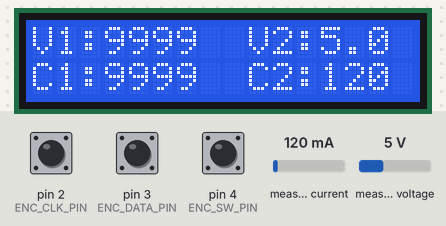
A sketch run on a simulated Arduino Uno, built with avr-gcc and run on an emulated ATmega328P. Parts: 16×2 character LCD. Inputs (shaded band) come from the test bench; at power-on: pin 4 (ENC_SW_PIN) HIGH, pin 2 (ENC_CLK_PIN) HIGH, pin 3 (ENC_DATA_PIN) HIGH, measured current 120 mA, measured voltage 5 V. What the sketch prints to the serial monitor is not drawn.

Above: at 1.7 s.
1.8 s: pin 4 (ENC_SW_PIN) pulled LOW for 0.15 s
At 2.9 s:
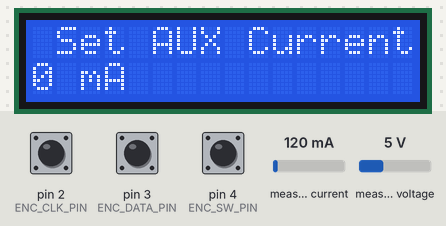
3.4 s: pin 2 (ENC_CLK_PIN) pulled LOW for 0.15 s
At 4.4 s:
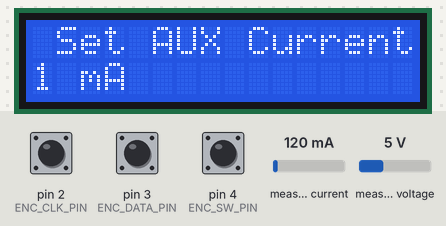
5.4 s: pin 2 (ENC_CLK_PIN) pulled LOW for 1 s
At 7.5 s:
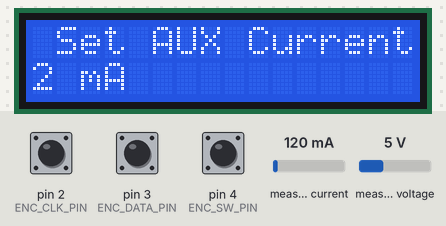
Timing chart, 0 to 9.0 s (numbered marks = the images above; inputs shaded):
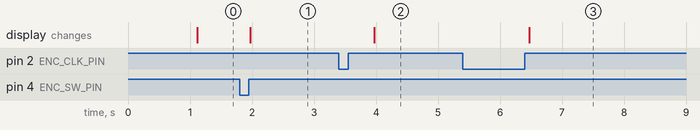

The sketch:

aux_supply_test.ino
```cpp
#include <Wire.h>
#include <LiquidCrystal_I2C.h>
#include <Adafruit_INA219.h>
#include <Adafruit_MCP4725.h>

#define ENC_DATA_PIN       3
#define ENC_CLK_PIN        2
#define ENC_SW_PIN         4
#define MIN_Current           0
#define MAX_Current         3000
#define PRESS_TIME_SHORT   20 // [ms] short press
#define PRESS_TIME_LONG  200 // [ms] long  press
#define PRESS_TIME_VERY_LONG  2000 // [ms] long  press
#define ROTARY_FAST        10 // [ms] rotary speed fast
#define ROTARY_SLOW       200 // [ms] rotary speed slow
#define INCREMENT_SLOW      1
#define INCREMENT_FAST     10

//#define DAC_RESOLUTION    (9);

byte increment;
byte enc_clk,    enc_clk_old;
byte enc_switch, enc_switch_old;
float Aux_current_set;
unsigned long  enc_pressed_time, enc_rotated_time;


LiquidCrystal_I2C lcd(0x27, 16, 2);
int menuIndex = 0;
int maxMenuIndex = 1;

Adafruit_MCP4725 MCP4725;
Adafruit_INA219 ina219;
unsigned long MCP4725_Aux_current_set= 0;

  float busvoltage = 0;
  int current_mA = 0;
  float power_mW = 0;
  int dummy = 9999;
  float MCP4725_AUX_value= 0;
  float correction = 1.079;

unsigned long startMillis;  //some global variables available anywhere in the program
unsigned long currentMillis;
const unsigned long period = 500;  //the value is a number of milliseconds
const unsigned long period2 = 1000;  //the value is a number of milliseconds

void setup() {

    Serial.begin (9600);
    if (! ina219.begin()) {
     Serial.println("Failed to find INA219 chip");
    while (1) { delay(10); }}
    ina219.setCalibration_32V_3A();
    lcd.init();
    lcd.clear();
    lcd.backlight();      // Make sure backlight is on
    lcd.setCursor(0, 0);
    lcd.print("Menu 1");

    pinMode (ENC_CLK_PIN,INPUT_PULLUP);
    pinMode (ENC_DATA_PIN,INPUT_PULLUP);
    pinMode (ENC_SW_PIN,INPUT_PULLUP);
    MCP4725.begin(0x60);

    enc_clk_old    = digitalRead(ENC_CLK_PIN);
    enc_switch_old = digitalRead(ENC_SW_PIN);
    lcd.clear();
  updateLCD();
  startMillis = millis();  //initial start time
}

void loop() {

//Print_Data();
currentMillis = millis();  //get the current "time" (actually the number of milliseconds since the program started)
update_Menu();
updateLCD();


}


void Print_Data(){
  Serial.print("Bus Voltage:   "); Serial.print(busvoltage); Serial.println(" V");
  Serial.print("Current:       "); Serial.print(current_mA); Serial.println(" mA");
  Serial.print("Power:         "); Serial.print(power_mW); Serial.println(" mW");
  Serial.println("");
}


void update_Menu(){enc_switch = digitalRead(ENC_SW_PIN);
  if(((enc_switch_old == 1) && enc_switch == 0)) enc_pressed_time = millis(); // 1->0 transition

  if((enc_switch_old == 0) && (enc_switch == 1)) { // 0->1 transition
    if((millis() - enc_pressed_time) > PRESS_TIME_VERY_LONG) { // long press

      Serial.println("Reset Current");
      Aux_current_set=0;
      Serial.println(Aux_current_set);

    }
    else if((millis() - enc_pressed_time) > PRESS_TIME_LONG) { // long press

      Serial.println("Longs: press");

    }
    else if((millis() - enc_pressed_time) > PRESS_TIME_SHORT) { // short press

      Serial.println("Shorts: press ");
       // Button is pressed, change the menu index
    menuIndex = (menuIndex + 1) % (maxMenuIndex + 1);
    }

  }
  enc_switch_old = enc_switch;}


void updateCurrent(){


  // READ ROTARY ENCODER TO MODIFY Scurrent setting
  enc_clk = digitalRead(ENC_CLK_PIN);
  if((enc_clk == 1) && (enc_clk_old == 0)) { // 0->1 transition
    if((millis() - enc_rotated_time) > ROTARY_SLOW) {
      increment = INCREMENT_SLOW;
    }
    else if((millis() - enc_rotated_time) > ROTARY_FAST) {
      increment = INCREMENT_FAST;
    }
    else {
      //Serial.println("ROT BOUNCED");
      increment = 0;
    }
    enc_rotated_time = millis();
    if(digitalRead(ENC_DATA_PIN) == 1)

      Aux_current_set = Aux_current_set + increment;
    else
      Aux_current_set = Aux_current_set - increment;


    if(Aux_current_set <= MIN_Current) {Aux_current_set = 0;}
    if(Aux_current_set >= MAX_Current) {Aux_current_set = 3000;}
    Serial.println(Aux_current_set);
  }
  enc_clk_old = enc_clk;
}

void updateLCD() {

  lcd.setCursor(0, 0);

  if (menuIndex == 0) {

    if (currentMillis - startMillis >= period2)  //test whether the period has elapsed
  { update_INA219();
  Dac_OUTPUT();
  lcd.clear();
    // Add code here to display menu 1 contents
  lcd.setCursor(0,0);   //Set cursor to character 2 on line 0
  lcd.print("V1:");
  lcd.print(dummy,1);

  lcd.setCursor(9,0);   //Set cursor to character 2 on line 0
  lcd.print("V2:");
  lcd.print(busvoltage,1);


  lcd.setCursor(0,1);   //Move cursor to character 2 on line 1
  lcd.print("C1:");
  lcd.print(dummy);

  lcd.setCursor(9,1);   //Move cursor to character 2 on line 1
  lcd.print("C2:");
  lcd.print((int)current_mA);
    startMillis = currentMillis;  //IMPORTANT to save the start time of the current LED state.
  }


  } else if (menuIndex == 1) {
    updateCurrent();
      if (currentMillis - startMillis >= period)  //test whether the period has elapsed
  {
    lcd.clear();
    lcd.setCursor(0,0);
    lcd.print(" Set AUX Current");
    lcd.setCursor(0,1);
    updateCurrent();
    lcd.print((int)Aux_current_set);
    lcd.print(" mA");
    startMillis = currentMillis;  //IMPORTANT to save the start time of the current LED state.
  }

  }
}
void Dac_OUTPUT(){

 Serial.print("Aux_current_set:");
 Serial.println(Aux_current_set);
int Aux_current = map(Aux_current_set, 0, 3000 , 0, 4096 );
Aux_current-=7;
if (Aux_current<0){Aux_current=0;}
MCP4725.setVoltage(Aux_current , false);
}


void update_INA219(){
busvoltage = ina219.getBusVoltage_V();
current_mA = ina219.getCurrent_mA();
power_mW = ina219.getPower_mW();
}
```

Measured:
- after the input at 1.8 s, the display: changes after 0.17 s (image 1)
- after the input at 3.4 s, the display: changes after 0.57 s (image 2)
- after the input at 5.4 s, the display: changes after 1.1 s (image 3)
